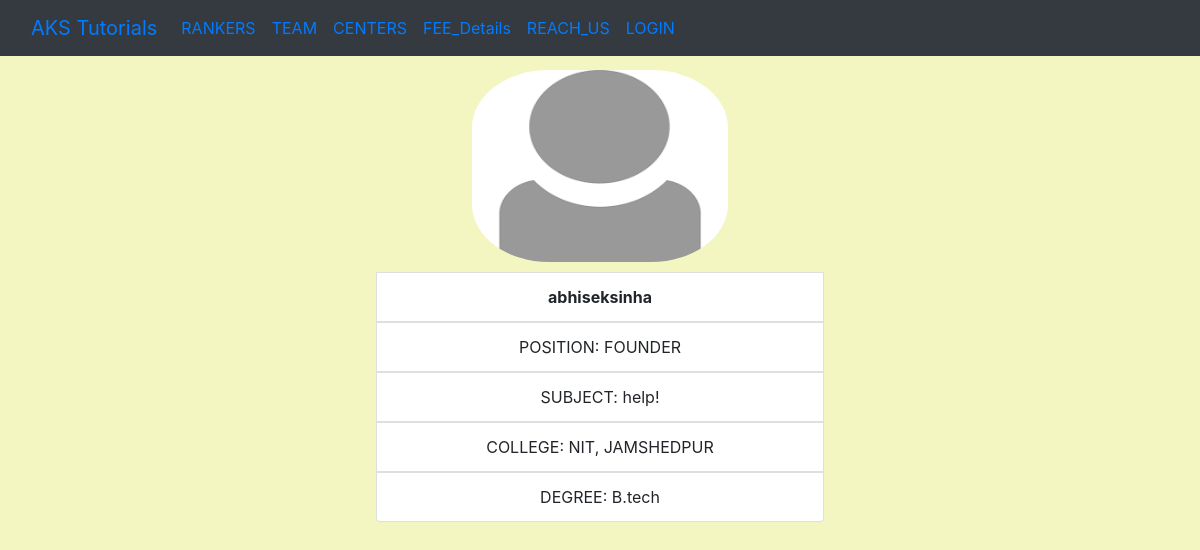
Screenshot of /f/3 with the database file from the repository.
### cooperate/models.py (models this page shows, shortened)
class faculties(models.Model):
    name = models.CharField(max_length=250)
    collegename = models.CharField(max_length=300)
    subject = models.CharField(max_length=200)
    pic = models.ImageField(upload_to="facultypic/")
    contact = models.CharField(max_length=10)
    email = models.EmailField(default="not@provided.com")
    address = models.TextField(default="NOT_PROVIDED")
    position = models.CharField(max_length=150)
    salary = models.PositiveIntegerField(default=0)
    qualification = models.CharField(max_length=300, default="B.tech")
    center = models.CharField(max_length=250, default="Jamshedpur")

### cooperate/views.py (the view)
# urls.py: re_path(r'^f/(?P<pk>\d+)$', views.facultiesdetailview.as_view(), name='faculties_detail'),
class facultiesdetailview(DetailView):
    model = faculties

### cooperate/templates/cooperate/faculties_detail.html (shortened to what this page needs)
{% extends "cooperate/base.html" %}
{% block content %}
<div class="container-fluid" style="text-align:center; padding-top:60px;">
  <div class="container">
<img  class="card-img-top" src="{{ faculties.pic.url }}" style=" margin:10px; border-radius:30%; width:16rem; height:12rem;"alt="Card image cap">
<li class="list-group-item" style="text-align:center; width:28rem; margin:auto"><strong> {{ faculties.name }}</strong></li>
<li class="list-group-item" style="text-align:center; width:28rem; margin:auto">POSITION: {{ faculties.position }}</li>
<li class="list-group-item" style="text-align:center; width:28rem; margin:auto">SUBJECT: {{ faculties.subject }}</li>
<li class="list-group-item" style="text-align:center; width:28rem; margin:auto">COLLEGE: {{ faculties.collegename }}</li>
<li class="list-group-item" style="text-align:center; width:28rem; margin:auto">DEGREE: {{ faculties.qualification }}</li>
</div>
</div>
<br><Br>
{% endblock %}

### rows the page displays
faculties: pic (placeholder picture), name "abhiseksinha", position "FOUNDER", subject "help!", collegename "NIT, JAMSHEDPUR", qualification "B.tech"
